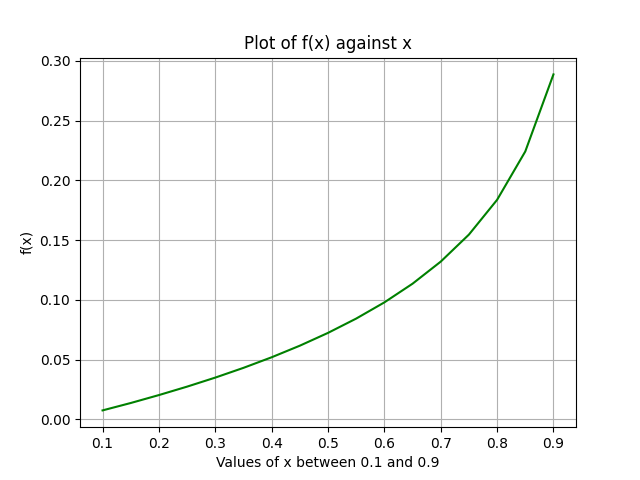

Write the Python code that produced this figure.
import numpy as np
from scipy.special import *
import matplotlib.pyplot as plt

x = np.arange(0.1,0.95,0.05)
y = (x**(1+jv(0,x)))/np.sqrt(1-x+(100*x**2)-(100*x**3))

print(np.c_[x,y])

plt.figure(0)
plt.plot(x,y,'g')
plt.grid("True")
plt.xlabel("Values of x between 0.1 and 0.9")
plt.ylabel("f(x)")
plt.title("Plot of f(x) against x")
plt.show()
